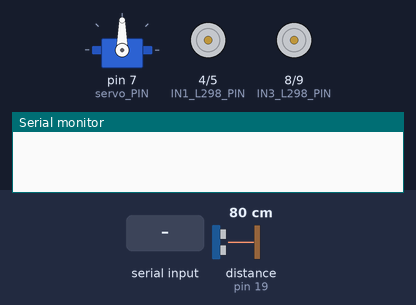
Bench run of a sketch on a simulated Arduino Uno, built with avr-gcc and run on an emulated ATmega328P. On the bench: servo, motor-driver pin pairs drawn as motors (green arrow = first pin HIGH = forward, orange = second pin HIGH = backward, longer = more drive, scaled by the enable pin), the last lines printed to the serial monitor. The inputs (shaded band) are chosen by the test bench; at power-on: distance to the obstacle (sensor on pin 19) 80 cm. The echo pulse lasts 58.3 µs per cm.

Above: at 1.2 s.
1.3 s: "2" received over Serial
At 2.0 s:
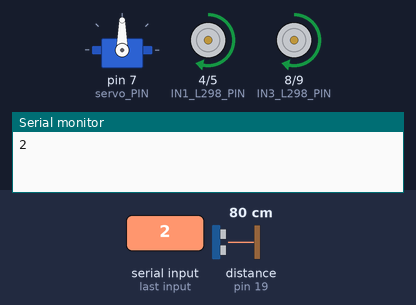
2.8 s: "4" received over Serial
At 3.1 s:
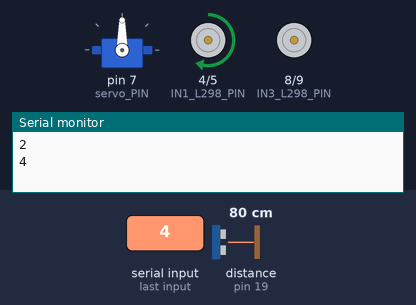
4.3 s: "5" received over Serial
At 5.5 s:
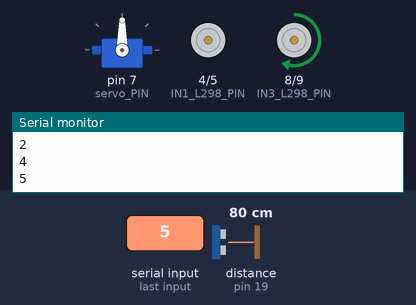
5.8 s: "3" received over Serial
At 6.6 s:
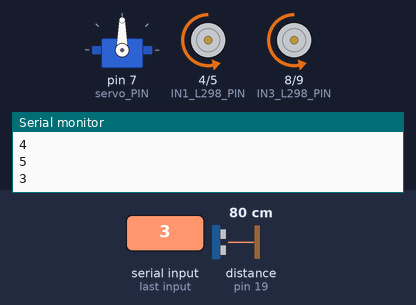
7.3 s: "1" received over Serial
At 7.8 s:
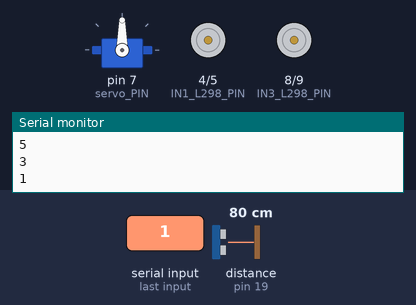
8.8 s: "6" received over Serial
At 9.1 s:
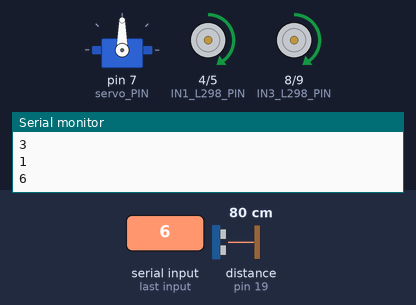
Timing chart, 0 to 11.3 s (numbered marks = the images above; inputs shaded):
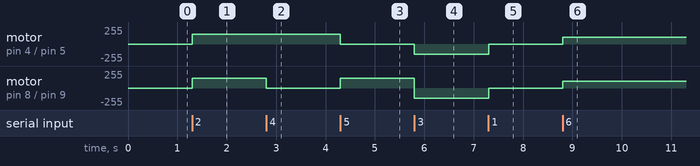

The sketch:

robottuhanh.ino
```cpp
#include<Servo.h>

#define IN1_L298_PIN 4
#define IN2_L298_PIN 5
#define IN3_L298_PIN 8
#define IN4_L298_PIN 9
#define ENA_PIN 11
#define ENB_PIN 6
#define echo_PIN 19
#define trig_PIN 18
#define servo_PIN 7

Servo servosg;

void motor_stop()
{
  digitalWrite(IN1_L298_PIN,LOW);
  digitalWrite(IN2_L298_PIN,LOW);
  digitalWrite(IN3_L298_PIN,LOW);
  digitalWrite(IN4_L298_PIN,LOW);

}
void motor_up(int x,int y)
{
  analogWrite(ENA_PIN,x);
  analogWrite(ENB_PIN,y);
  digitalWrite(IN1_L298_PIN,HIGH);
  digitalWrite(IN2_L298_PIN,LOW);
  digitalWrite(IN3_L298_PIN,HIGH);
  digitalWrite(IN4_L298_PIN,LOW);

}
void motor_back(int x,int y)
{
  analogWrite(ENA_PIN,x);
  analogWrite(ENB_PIN,y);
   digitalWrite(IN1_L298_PIN,LOW);
  digitalWrite(IN2_L298_PIN,HIGH);
  digitalWrite(IN3_L298_PIN,LOW);
  digitalWrite(IN4_L298_PIN,HIGH);

}
void motor_left(int x,int y)
{
  analogWrite(ENA_PIN,x);
  analogWrite(ENB_PIN,y);
   digitalWrite(IN1_L298_PIN,HIGH);
  digitalWrite(IN2_L298_PIN,LOW);
  digitalWrite(IN3_L298_PIN,LOW);
  digitalWrite(IN4_L298_PIN,LOW);

}
void motor_right(int x,int y)
{
   analogWrite(ENA_PIN,x);
  analogWrite(ENB_PIN,y);
   digitalWrite(IN1_L298_PIN,LOW);
  digitalWrite(IN2_L298_PIN,LOW);
  digitalWrite(IN3_L298_PIN,HIGH);
  digitalWrite(IN4_L298_PIN,LOW);

}
int getDistance()
{
  int duration, distanceCm;
  digitalWrite(trig_PIN, LOW);
  delayMicroseconds(2);
  digitalWrite(trig_PIN, HIGH);
  delayMicroseconds(10);
  digitalWrite(trig_PIN, LOW);
  duration = pulseIn(echo_PIN, HIGH);
  distanceCm = (int)duration / 29.1 / 2;
  return distanceCm;
}


void setup()
{
  Serial.begin(9600);
  servosg.attach(servo_PIN);
  servosg.write(90);
  pinMode(trig_PIN,OUTPUT);
  pinMode(echo_PIN,INPUT);
  pinMode(IN1_L298_PIN,OUTPUT);
  pinMode(IN2_L298_PIN,OUTPUT);
  pinMode(IN3_L298_PIN,OUTPUT);
  pinMode(IN4_L298_PIN,OUTPUT);
  pinMode(ENA_PIN,OUTPUT);
  pinMode(ENB_PIN,OUTPUT);


}
void tuchay()
{

	int distance;
  int distance0,distance180;
  distance=getDistance();

  if(distance <=20)
  {
    motor_stop();
    delay(100);
    motor_back(120,120);
    delay(300);
    motor_stop();
    delay(200);
    servosg.write(0);
    distance0=getDistance();
    delay(100);
    servosg.write(35);
    delay(100);
    servosg.write(70);
    delay(100);
    servosg.write(105);
    delay(100);
    servosg.write(145);
    delay(100);
    servosg.write(180);
    distance180=getDistance();
    delay(100);
    servosg.write(90);

    if((distance0 < 20)&& (distance180 < 20))
    {
      motor_back(100,100);
      delay(300);
      motor_stop();
      delay(300);
    }
    else
    if( distance0 >distance180)
    {
      motor_right(100,100);
      delay(750);
    }
    else
    if( distance0 <=distance180)
    {
      motor_left(100,100);
      delay(750);
    }


  }
  else
  {

    motor_up(100,100);
  }
}
char bluetooth;
void loop()
{
     if(Serial.available() > 0)
      {
        bluetooth=  Serial.read();
        Serial.println(bluetooth);
      }
      switch(bluetooth)
      {
        case  '2':motor_up(150,150); break;
        case  '4':motor_left(150,150);break;
        case  '5':motor_right(150,150);break;
        case  '3':motor_back(150,150);break;
        case  '1':motor_stop();break;
        case  '6':
        while(1)
        {
          if(Serial.available() > 0)
          {
           bluetooth=  Serial.read();
          }
          if(bluetooth=='2') break;
          tuchay();


        } break;
      }


}
```

Measured:
- after the input at 1.3 s, motor on pin 4 (IN1_L298_PIN) / pin 5 (IN2_L298_PIN), motor on pin 8 (IN3_L298_PIN) / pin 9 (IN4_L298_PIN): stopped → forward 150/255 at once
- after the input at 2.8 s, motor on pin 8 (IN3_L298_PIN) / pin 9 (IN4_L298_PIN): forward 150/255 → stopped at once
- after the input at 4.3 s, motor on pin 4 (IN1_L298_PIN) / pin 5 (IN2_L298_PIN): forward 150/255 → stopped at once; motor on pin 8 (IN3_L298_PIN) / pin 9 (IN4_L298_PIN): stopped → forward 150/255 at once
- after the input at 5.8 s, motor on pin 4 (IN1_L298_PIN) / pin 5 (IN2_L298_PIN): stopped → backward 150/255 at once; motor on pin 8 (IN3_L298_PIN) / pin 9 (IN4_L298_PIN): forward 150/255 → backward 150/255 at once
- after the input at 7.3 s, motor on pin 4 (IN1_L298_PIN) / pin 5 (IN2_L298_PIN), motor on pin 8 (IN3_L298_PIN) / pin 9 (IN4_L298_PIN): backward 150/255 → stopped at once
- after the input at 8.8 s, motor on pin 4 (IN1_L298_PIN) / pin 5 (IN2_L298_PIN), motor on pin 8 (IN3_L298_PIN) / pin 9 (IN4_L298_PIN): stopped → forward 100/255 at once
